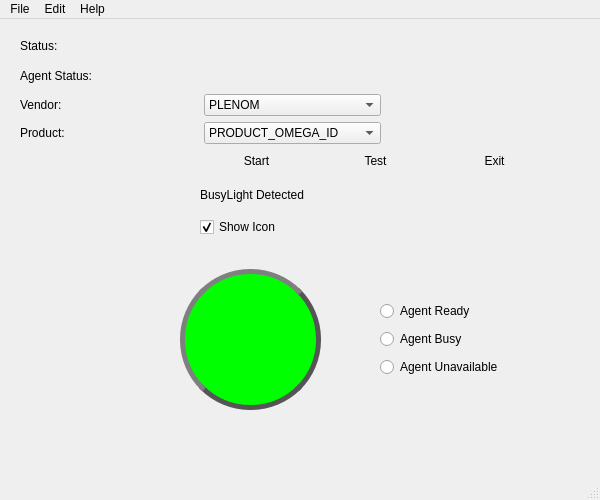
<?xml version="1.0" encoding="UTF-8"?>
<ui version="4.0">
 <class>MainWindow</class>
 <widget class="QMainWindow" name="MainWindow">
  <property name="geometry">
   <rect>
    <x>0</x>
    <y>0</y>
    <width>600</width>
    <height>500</height>
   </rect>
  </property>
  <property name="windowTitle">
   <string>Ace Direct BusyLight</string>
  </property>
  <property name="styleSheet">
   <string notr="true">QPushButton {
    background-color: red
    border: 2px solid #555;
    border-radius: 20px;
    border-style: outset;
    background: qradialgradient(
        cx: 0.3, cy: -0.4, fx: 0.3, fy: -0.4,
        radius: 1.35, stop: 0 #fff, stop: 1 #888
        );
    padding: 5px;
    }

</string>
  </property>
  <widget class="QWidget" name="centralwidget">
   <widget class="QWidget" name="gridLayoutWidget">
    <property name="geometry">
     <rect>
      <x>20</x>
      <y>14</y>
      <width>361</width>
      <height>111</height>
     </rect>
    </property>
    <layout class="QGridLayout" name="gridLayout">
     <item row="3" column="0">
      <widget class="QLabel" name="label_6">
       <property name="text">
        <string>Product:</string>
       </property>
      </widget>
     </item>
     <item row="3" column="1">
      <widget class="QComboBox" name="comboBox_2">
       <item>
        <property name="text">
         <string>PRODUCT_OMEGA_ID</string>
        </property>
       </item>
      </widget>
     </item>
     <item row="0" column="1">
      <widget class="QLabel" name="programStatusText">
       <property name="text">
        <string/>
       </property>
       <property name="alignment">
        <set>Qt::AlignCenter</set>
       </property>
      </widget>
     </item>
     <item row="2" column="0">
      <widget class="QLabel" name="label_5">
       <property name="text">
        <string>Vendor:</string>
       </property>
      </widget>
     </item>
     <item row="2" column="1">
      <widget class="QComboBox" name="comboBox">
       <item>
        <property name="text">
         <string>PLENOM</string>
        </property>
       </item>
      </widget>
     </item>
     <item row="0" column="0">
      <widget class="QLabel" name="label">
       <property name="text">
        <string>Status:</string>
       </property>
      </widget>
     </item>
     <item row="1" column="1">
      <widget class="QLabel" name="agentStatusText">
       <property name="text">
        <string/>
       </property>
       <property name="alignment">
        <set>Qt::AlignCenter</set>
       </property>
      </widget>
     </item>
     <item row="1" column="0">
      <widget class="QLabel" name="label_3">
       <property name="text">
        <string>Agent Status:</string>
       </property>
      </widget>
     </item>
    </layout>
   </widget>
   <widget class="QWidget" name="gridLayoutWidget_2">
    <property name="geometry">
     <rect>
      <x>200</x>
      <y>130</y>
      <width>351</width>
      <height>88</height>
     </rect>
    </property>
    <layout class="QGridLayout" name="gridLayout_2">
     <item row="0" column="1">
      <widget class="QPushButton" name="testButton">
       <property name="text">
        <string>Test</string>
       </property>
      </widget>
     </item>
     <item row="0" column="0">
      <widget class="QPushButton" name="startButton">
       <property name="text">
        <string>Start</string>
       </property>
      </widget>
     </item>
     <item row="0" column="2">
      <widget class="QPushButton" name="exitButton">
       <property name="text">
        <string>Exit</string>
       </property>
      </widget>
     </item>
     <item row="2" column="0">
      <widget class="QCheckBox" name="checkBox">
       <property name="text">
        <string>Show Icon</string>
       </property>
       <property name="checked">
        <bool>true</bool>
       </property>
      </widget>
     </item>
     <item row="1" column="0">
      <widget class="QLabel" name="busylightDetector">
       <property name="text">
        <string>BusyLight Detected</string>
       </property>
      </widget>
     </item>
    </layout>
   </widget>
   <widget class="QPushButton" name="busyLight">
    <property name="geometry">
     <rect>
      <x>180</x>
      <y>250</y>
      <width>141</width>
      <height>141</height>
     </rect>
    </property>
    <property name="mouseTracking">
     <bool>false</bool>
    </property>
    <property name="autoFillBackground">
     <bool>false</bool>
    </property>
    <property name="styleSheet">
     <string notr="true">QPushButton {
	
	alternate-background-color: rgb(85, 255, 127);
	background-color: rgb(0, 255, 0);
    color: #111;
    border: 5px solid #555;
    border-radius: 70px;
    border-style: outset;
    background: qradialgradient(
        cx: 0.3, cy: -0.4, fx: 0.3, fy: -0.4,
        radius: 1.35, stop: 0 #fff, stop: 1 #888
        );
    padding: 5px;
    }

</string>
    </property>
    <property name="text">
     <string/>
    </property>
    <property name="flat">
     <bool>false</bool>
    </property>
   </widget>
   <widget class="QWidget" name="verticalLayoutWidget">
    <property name="geometry">
     <rect>
      <x>380</x>
      <y>280</y>
      <width>171</width>
      <height>80</height>
     </rect>
    </property>
    <layout class="QVBoxLayout" name="verticalLayout">
     <item>
      <widget class="QRadioButton" name="readyRadioButton">
       <property name="text">
        <string>Agent Ready</string>
       </property>
      </widget>
     </item>
     <item>
      <widget class="QRadioButton" name="busyRadioButton">
       <property name="text">
        <string>Agent Busy</string>
       </property>
      </widget>
     </item>
     <item>
      <widget class="QRadioButton" name="unavailableRadioButton">
       <property name="text">
        <string>Agent Unavailable</string>
       </property>
      </widget>
     </item>
    </layout>
   </widget>
  </widget>
  <widget class="QMenuBar" name="menubar">
   <property name="geometry">
    <rect>
     <x>0</x>
     <y>0</y>
     <width>600</width>
     <height>22</height>
    </rect>
   </property>
   <widget class="QMenu" name="menuFile">
    <property name="title">
     <string>File</string>
    </property>
    <addaction name="action_Exit"/>
   </widget>
   <widget class="QMenu" name="menuEdit">
    <property name="title">
     <string>Edit</string>
    </property>
    <addaction name="actionEdit_menu"/>
   </widget>
   <widget class="QMenu" name="menuHelp">
    <property name="title">
     <string>Help</string>
    </property>
    <addaction name="actionAbout"/>
   </widget>
   <addaction name="menuFile"/>
   <addaction name="menuEdit"/>
   <addaction name="menuHelp"/>
  </widget>
  <widget class="QStatusBar" name="statusbar"/>
  <action name="action_Exit">
   <property name="text">
    <string> &amp;Exit</string>
   </property>
  </action>
  <action name="actionEdit_menu">
   <property name="text">
    <string>Edit menu</string>
   </property>
  </action>
  <action name="actionAbout">
   <property name="text">
    <string>About</string>
   </property>
  </action>
 </widget>
 <resources/>
 <connections/>
</ui>
